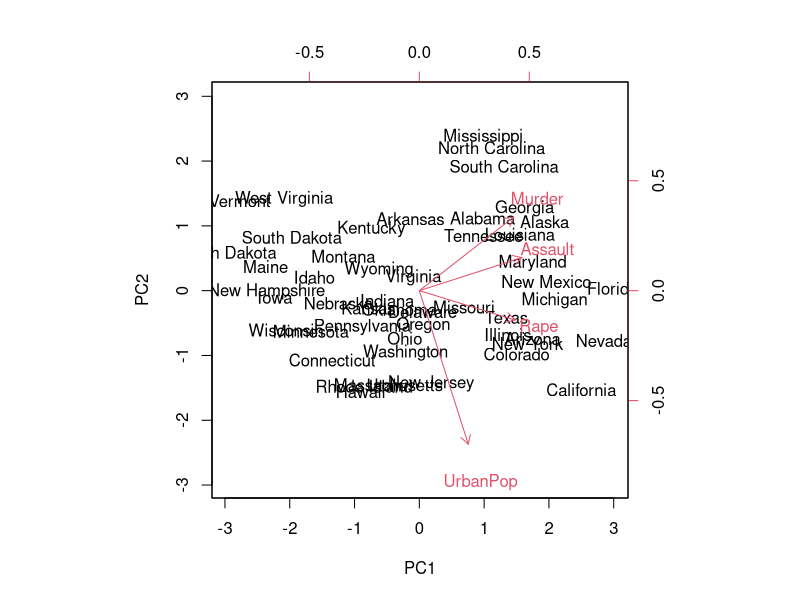
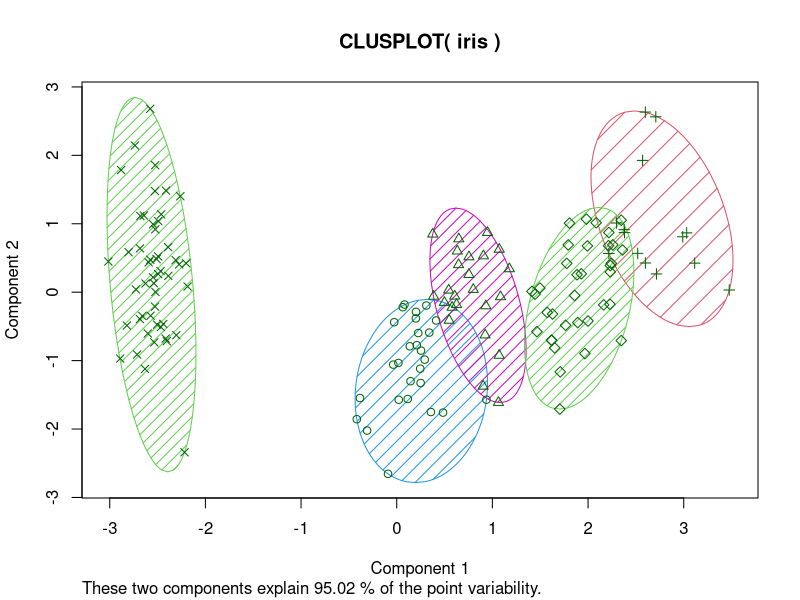
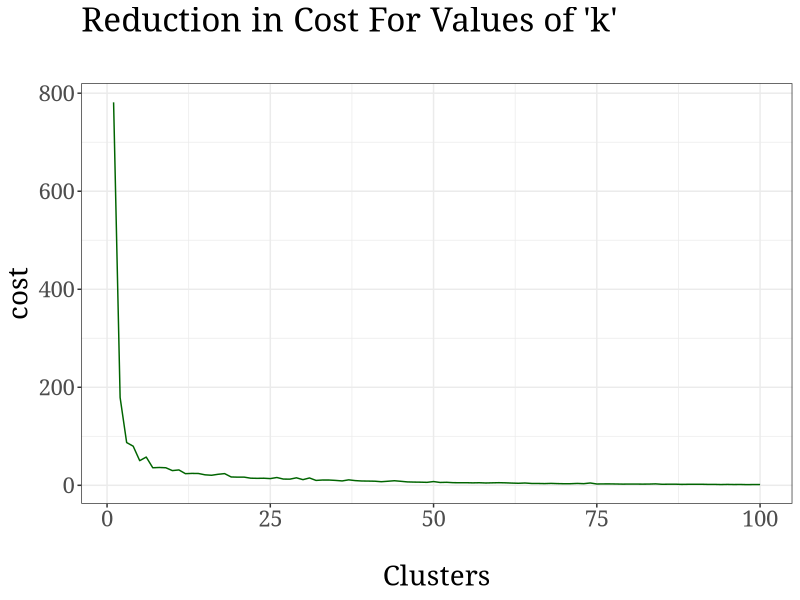

These figures' R source, in order:
## ---- chunk 1
knitr::opts_chunk$set(echo = TRUE)
## ---- chunk 2

data("USArrests")

names(USArrests)

# lets see gow each variable is varying

apply(USArrests, 2, var)

# Murder    Assault   UrbanPop       Rape 
#  18.97047 6945.16571  209.51878   87.72916 

# so we see that the Assault is the most variable with variance

# it is important to apply a scalign process 

pca <- prcomp(USArrests, scale=TRUE)

names(pca)

# "sdev"     "rotation" "center"   "scale"    "x"       

# biplot is useful to know how the proportions of each variable along the two principal components

pca$rotation <- -pca$rotation
pca$x = -pca$x
biplot(pca,scale=0)

# from the biplot we can see that in PC1 and PC2, the variables Rape, Assault and Murder are more correlated than the UrbanPop feature. 


## ---- chunk 3

# K-means clustering

library(cluster)
data(iris)
iris$Species <-as.numeric(iris$Species)
kmeans <- kmeans(x=iris, centers = 5)
clusplot(iris,kmeans$cluster, color = TRUE, shade=TRUE, labels=13, lines=0)


# the k was selected by the elbow method

library(ggplot2)
cost_df <- data.frame()
for(i in 1:100)
{
  kmeans <- kmeans(x=iris, centers=i, iter.max=50)
  cost_df <- rbind(cost_df, cbind(i, kmeans$tot.withinss))
}
names(cost_df) <-c("cluster","cost")
#Elbow method to identify the idle number of clusters 
# Cost plot

ggplot (data =cost_df, aes(x=cluster, y=cost, group=1)) + 
  theme_bw(base_family = "Garamond") + 
  geom_line(colour= "darkgreen") +
  theme(text= element_text(size=20)) +
  ggtitle("Reduction in Cost For Values of 'k'\n") +
  xlab("\nClusters")


